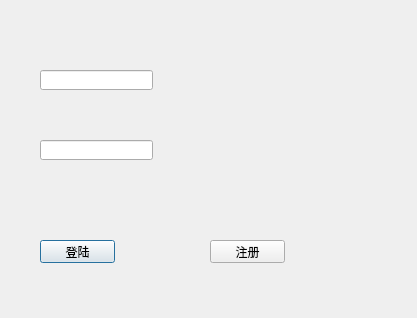
<?xml version="1.0" encoding="UTF-8"?>
<ui version="4.0">
 <class>UserLand</class>
 <widget class="QDialog" name="UserLand">
  <property name="geometry">
   <rect>
    <x>0</x>
    <y>0</y>
    <width>417</width>
    <height>318</height>
   </rect>
  </property>
  <property name="windowTitle">
   <string>Dialog</string>
  </property>
  <widget class="QLineEdit" name="lineEdit">
   <property name="geometry">
    <rect>
     <x>40</x>
     <y>70</y>
     <width>113</width>
     <height>20</height>
    </rect>
   </property>
  </widget>
  <widget class="QLineEdit" name="lineEdit_2">
   <property name="geometry">
    <rect>
     <x>40</x>
     <y>140</y>
     <width>113</width>
     <height>20</height>
    </rect>
   </property>
  </widget>
  <widget class="QPushButton" name="loginBtn">
   <property name="geometry">
    <rect>
     <x>40</x>
     <y>240</y>
     <width>75</width>
     <height>23</height>
    </rect>
   </property>
   <property name="text">
    <string>登陆</string>
   </property>
  </widget>
  <widget class="QPushButton" name="registerBtn">
   <property name="geometry">
    <rect>
     <x>210</x>
     <y>240</y>
     <width>75</width>
     <height>23</height>
    </rect>
   </property>
   <property name="text">
    <string>注册</string>
   </property>
  </widget>
 </widget>
 <resources/>
 <connections/>
</ui>
